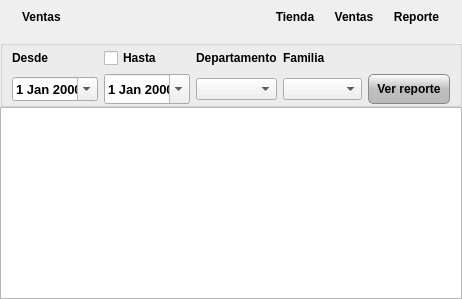
            <widget class="QWidget" name="page_3">
             <layout class="QVBoxLayout" name="verticalLayout_7">
              <property name="spacing">
               <number>0</number>
              </property>
              <property name="margin">
               <number>0</number>
              </property>
              <item>
               <widget class="QWidget" name="widget_13" native="true">
                <property name="minimumSize">
                 <size>
                  <width>0</width>
                  <height>40</height>
                 </size>
                </property>
                <property name="maximumSize">
                 <size>
                  <width>16777215</width>
                  <height>40</height>
                 </size>
                </property>
                <layout class="QHBoxLayout" name="horizontalLayout_26">
                 <property name="topMargin">
                  <number>2</number>
                 </property>
                 <item>
                  <widget class="QLabel" name="label_50">
                   <property name="sizePolicy">
                    <sizepolicy hsizetype="Fixed" vsizetype="Preferred">
                     <horstretch>0</horstretch>
                     <verstretch>0</verstretch>
                    </sizepolicy>
                   </property>
                   <property name="maximumSize">
                    <size>
                     <width>32</width>
                     <height>32</height>
                    </size>
                   </property>
                   <property name="styleSheet">
                    <string notr="true">background:0;</string>
                   </property>
                   <property name="text">
                    <string/>
                   </property>
                   <property name="pixmap">
                    <pixmap>../../../../../../../../../usr/share/pyventa/images/png/finanzas.png</pixmap>
                   </property>
                   <property name="scaledContents">
                    <bool>true</bool>
                   </property>
                  </widget>
                 </item>
                 <item>
                  <widget class="QLabel" name="label_38">
                   <property name="font">
                    <font>
                     <weight>75</weight>
                     <bold>true</bold>
                    </font>
                   </property>
                   <property name="styleSheet">
                    <string>background:none</string>
                   </property>
                   <property name="text">
                    <string>Ventas</string>
                   </property>
                  </widget>
                 </item>
                 <item>
                  <spacer name="horizontalSpacer_16">
                   <property name="orientation">
                    <enum>Qt::Horizontal</enum>
                   </property>
                   <property name="sizeHint" stdset="0">
                    <size>
                     <width>40</width>
                     <height>20</height>
                    </size>
                   </property>
                  </spacer>
                 </item>
                 <item>
                  <widget class="QWidget" name="widget_14" native="true">
                   <property name="sizePolicy">
                    <sizepolicy hsizetype="Fixed" vsizetype="Preferred">
                     <horstretch>0</horstretch>
                     <verstretch>0</verstretch>
                    </sizepolicy>
                   </property>
                   <property name="font">
                    <font>
                     <weight>75</weight>
                     <bold>true</bold>
                    </font>
                   </property>
                   <layout class="QHBoxLayout" name="horizontalLayout_27">
                    <property name="spacing">
                     <number>2</number>
                    </property>
                    <property name="topMargin">
                     <number>1</number>
                    </property>
                    <property name="bottomMargin">
                     <number>1</number>
                    </property>
                    <item>
                     <widget class="QToolButton" name="tbvHome">
                      <property name="font">
                       <font>
                        <weight>75</weight>
                        <bold>true</bold>
                       </font>
                      </property>
                      <property name="styleSheet">
                       <string> border:0px; background:none</string>
                      </property>
                      <property name="text">
                       <string>Tienda</string>
                      </property>
                      <property name="icon">
                       <iconset>
                        <normaloff>../../../../../../../usr/share/pyventa/images/fx/64-Home.png</normaloff>../../../../../../../usr/share/pyventa/images/fx/64-Home.png</iconset>
                      </property>
                      <property name="shortcut">
                       <string>Home</string>
                      </property>
                      <property name="toolButtonStyle">
                       <enum>Qt::ToolButtonIconOnly</enum>
                      </property>
                     </widget>
                    </item>
                    <item>
                     <widget class="QLabel" name="label_133">
                      <property name="sizePolicy">
                       <sizepolicy hsizetype="Preferred" vsizetype="Fixed">
                        <horstretch>0</horstretch>
                        <verstretch>0</verstretch>
                       </sizepolicy>
                      </property>
                      <property name="maximumSize">
                       <size>
                        <width>20</width>
                        <height>60</height>
                       </size>
                      </property>
                      <property name="styleSheet">
                       <string>background:none;border:0px</string>
                      </property>
                      <property name="text">
                       <string/>
                      </property>
                      <property name="pixmap">
                       <pixmap>../../../../../../usr/share/pyventa/images/fx/separation.png</pixmap>
                      </property>
                      <property name="scaledContents">
                       <bool>true</bool>
                      </property>
                     </widget>
                    </item>
                    <item>
                     <widget class="QToolButton" name="tbVentas">
                      <property name="sizePolicy">
                       <sizepolicy hsizetype="Expanding" vsizetype="Fixed">
                        <horstretch>0</horstretch>
                        <verstretch>0</verstretch>
                       </sizepolicy>
                      </property>
                      <property name="font">
                       <font>
                        <weight>75</weight>
                        <bold>true</bold>
                       </font>
                      </property>
                      <property name="styleSheet">
                       <string> border:0px; background:none</string>
                      </property>
                      <property name="text">
                       <string>Ventas</string>
                      </property>
                      <property name="toolButtonStyle">
                       <enum>Qt::ToolButtonTextOnly</enum>
                      </property>
                     </widget>
                    </item>
                    <item>
                     <widget class="QLabel" name="label_51">
                      <property name="sizePolicy">
                       <sizepolicy hsizetype="Preferred" vsizetype="Fixed">
                        <horstretch>0</horstretch>
                        <verstretch>0</verstretch>
                       </sizepolicy>
                      </property>
                      <property name="maximumSize">
                       <size>
                        <width>20</width>
                        <height>60</height>
                       </size>
                      </property>
                      <property name="styleSheet">
                       <string>background:none;border:0px</string>
                      </property>
                      <property name="text">
                       <string/>
                      </property>
                      <property name="pixmap">
                       <pixmap>../../../../../../../usr/share/pyventa/images/fx/separation.png</pixmap>
                      </property>
                      <property name="scaledContents">
                       <bool>true</bool>
                      </property>
                     </widget>
                    </item>
                    <item>
                     <widget class="QToolButton" name="tboReporte">
                      <property name="sizePolicy">
                       <sizepolicy hsizetype="Expanding" vsizetype="Fixed">
                        <horstretch>0</horstretch>
                        <verstretch>0</verstretch>
                       </sizepolicy>
                      </property>
                      <property name="font">
                       <font>
                        <weight>75</weight>
                        <bold>true</bold>
                       </font>
                      </property>
                      <property name="styleSheet">
                       <string> border:0px; background:none</string>
                      </property>
                      <property name="text">
                       <string>Reporte</string>
                      </property>
                      <property name="toolButtonStyle">
                       <enum>Qt::ToolButtonTextOnly</enum>
                      </property>
                     </widget>
                    </item>
                   </layout>
                  </widget>
                 </item>
                </layout>
               </widget>
              </item>
              <item>
               <widget class="QStackedWidget" name="stkVentas">
                <property name="currentIndex">
                 <number>0</number>
                </property>
                <widget class="QWidget" name="page_18">
                 <layout class="QVBoxLayout" name="verticalLayout_20">
                  <property name="spacing">
                   <number>0</number>
                  </property>
                  <property name="margin">
                   <number>0</number>
                  </property>
                  <item>
                   <widget class="QGroupBox" name="groupBox_7">
                    <property name="font">
                     <font>
                      <weight>75</weight>
                      <bold>true</bold>
                     </font>
                    </property>
                    <property name="title">
                     <string/>
                    </property>
                    <property name="flat">
                     <bool>true</bool>
                    </property>
                    <property name="checkable">
                     <bool>false</bool>
                    </property>
                    <layout class="QHBoxLayout" name="horizontalLayout_2">
                     <property name="topMargin">
                      <number>2</number>
                     </property>
                     <property name="bottomMargin">
                      <number>0</number>
                     </property>
                     <item>
                      <layout class="QGridLayout" name="gridLayout_3">
                       <item row="0" column="0">
                        <widget class="QLabel" name="label_42">
                         <property name="text">
                          <string>Desde</string>
                         </property>
                        </widget>
                       </item>
                       <item row="2" column="0">
                        <widget class="QDateEdit" name="deInicio_2">
                         <property name="font">
                          <font>
                           <pointsize>10</pointsize>
                           <weight>75</weight>
                           <bold>true</bold>
                          </font>
                         </property>
                         <property name="alignment">
                          <set>Qt::AlignCenter</set>
                         </property>
                         <property name="buttonSymbols">
                          <enum>QAbstractSpinBox::NoButtons</enum>
                         </property>
                         <property name="accelerated">
                          <bool>true</bool>
                         </property>
                         <property name="calendarPopup">
                          <bool>true</bool>
                         </property>
                        </widget>
                       </item>
                       <item row="2" column="1">
                        <widget class="QDateEdit" name="deInicio_3">
                         <property name="sizePolicy">
                          <sizepolicy hsizetype="Minimum" vsizetype="Preferred">
                           <horstretch>0</horstretch>
                           <verstretch>0</verstretch>
                          </sizepolicy>
                         </property>
                         <property name="font">
                          <font>
                           <pointsize>10</pointsize>
                           <weight>75</weight>
                           <bold>true</bold>
                          </font>
                         </property>
                         <property name="alignment">
                          <set>Qt::AlignCenter</set>
                         </property>
                         <property name="buttonSymbols">
                          <enum>QAbstractSpinBox::NoButtons</enum>
                         </property>
                         <property name="accelerated">
                          <bool>true</bool>
                         </property>
                         <property name="calendarPopup">
                          <bool>true</bool>
                         </property>
                        </widget>
                       </item>
                       <item row="0" column="1">
                        <widget class="QCheckBox" name="checkBox">
                         <property name="text">
                          <string>Hasta</string>
                         </property>
                        </widget>
                       </item>
                       <item row="0" column="2">
                        <widget class="QLabel" name="label_43">
                         <property name="text">
                          <string>Departamento</string>
                         </property>
                        </widget>
                       </item>
                       <item row="2" column="2">
                        <widget class="QComboBox" name="cbvDepartamentos">
                         <property name="sizePolicy">
                          <sizepolicy hsizetype="Expanding" vsizetype="Fixed">
                           <horstretch>0</horstretch>
                           <verstretch>0</verstretch>
                          </sizepolicy>
                         </property>
                         <property name="duplicatesEnabled">
                          <bool>true</bool>
                         </property>
                        </widget>
                       </item>
                       <item row="0" column="3">
                        <widget class="QLabel" name="label_44">
                         <property name="text">
                          <string>Familia</string>
                         </property>
                        </widget>
                       </item>
                       <item row="2" column="3">
                        <widget class="QComboBox" name="cbvFamilias">
                         <property name="sizePolicy">
                          <sizepolicy hsizetype="Expanding" vsizetype="Fixed">
                           <horstretch>0</horstretch>
                           <verstretch>0</verstretch>
                          </sizepolicy>
                         </property>
                        </widget>
                       </item>
                       <item row="2" column="4">
                        <widget class="QPushButton" name="pbpMostrar_2">
                         <property name="minimumSize">
                          <size>
                           <width>0</width>
                           <height>30</height>
                          </size>
                         </property>
                         <property name="styleSheet">
                          <string notr="true">border-radius:5; border:1 solid #888;padding:8;
background-color: qlineargradient(spread:pad, x1:1, y1:1, x2:1, y2:0, stop:0 rgba(186, 186, 186, 255), stop:0.495455 rgba(190, 190, 190, 255), stop:1 rgba(255, 255, 255, 255));</string>
                         </property>
                         <property name="text">
                          <string>Ver reporte</string>
                         </property>
                        </widget>
                       </item>
                      </layout>
                     </item>
                    </layout>
                   </widget>
                  </item>
                  <item>
                   <widget class="QGraphicsView" name="gvvDocumento"/>
                  </item>
                 </layout>
                </widget>
                <widget class="QWidget" name="page_23"/>
               </widget>
              </item>
             </layout>
            </widget>
